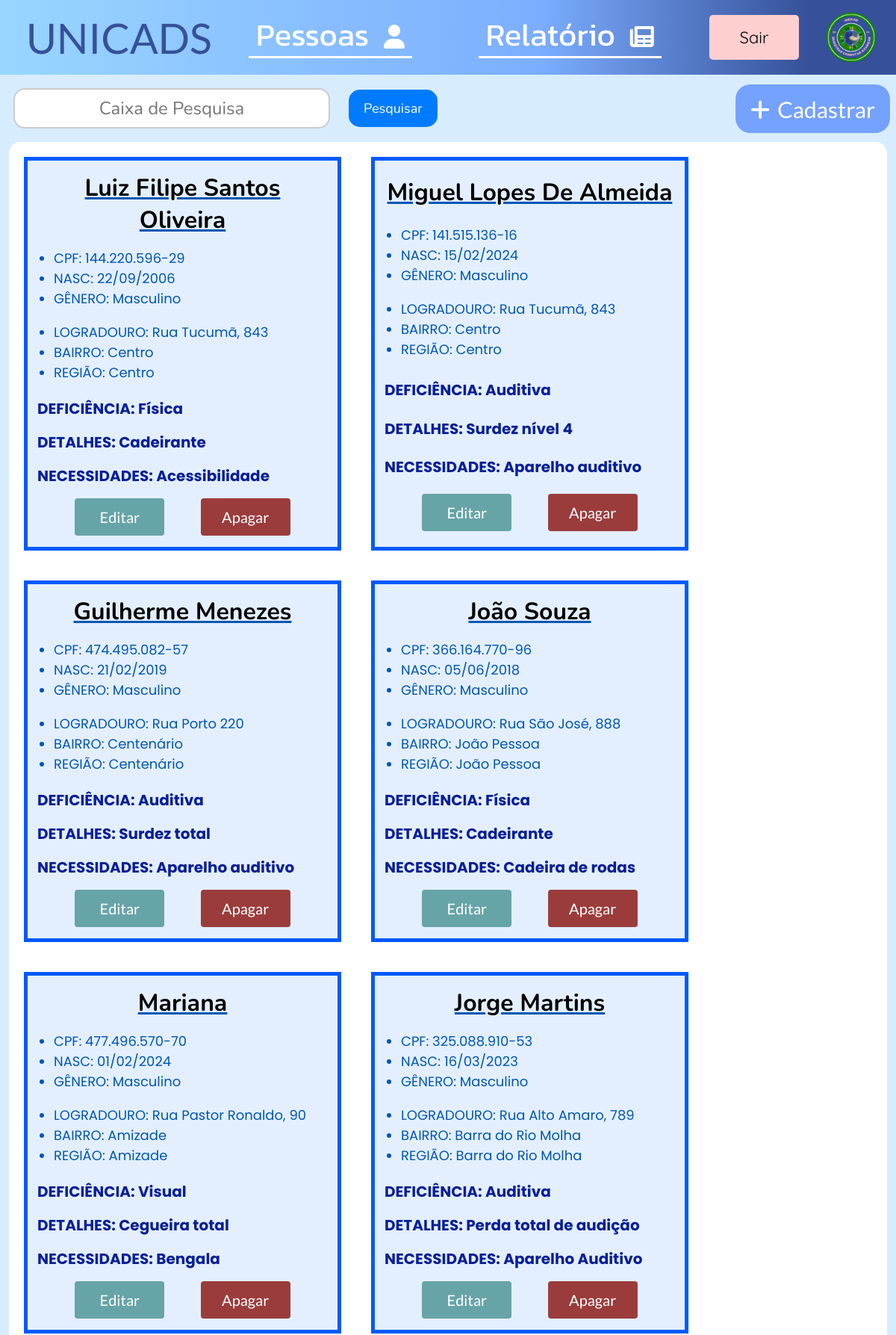
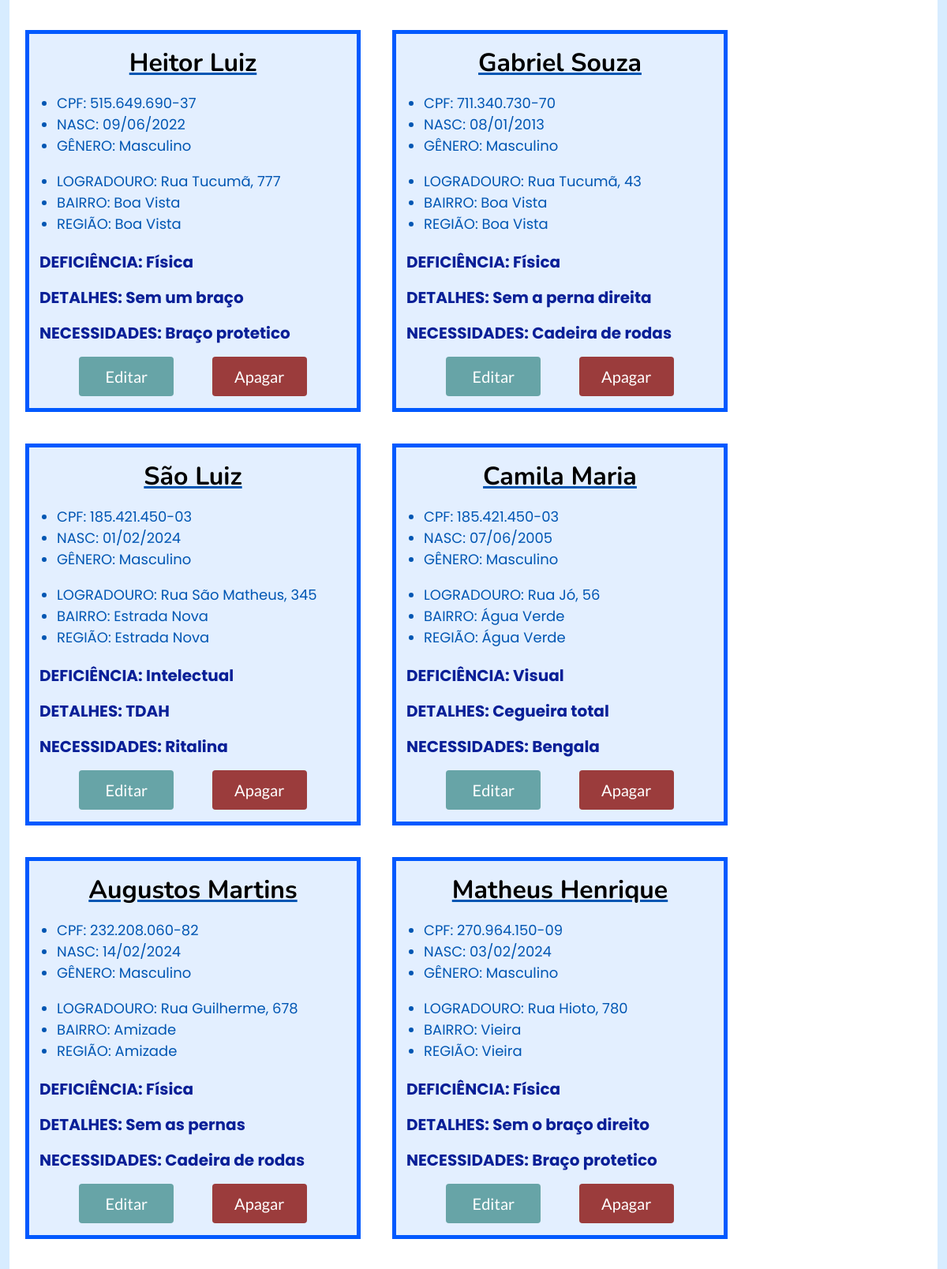
The page /pessoas/ (signed in, upper part) on the database its author committed (2 pictures, top to bottom).
### base/models.py (models this page shows, shortened)
class Pessoa(models.Model):
    nome =  models.CharField(max_length=200, blank=False, null=False)
    cpf = models.CharField(max_length=20)
    data_nasc = models.DateField()
    genero = models.CharField(
        max_length=10,
        choices=[
        ('Masculino', 'Masculino'),
        ('Feminino', 'Feminino'),
    ],
        default='Não informado',
    )
    endereco = models.ForeignKey(Endereco, on_delete=models.SET_NULL, null=True, default=None)
    deficiencia = models.CharField(max_length=15,
                                   choices=[
                                        ('Física', 'Física'),
                                        ('Auditiva', 'Auditiva'),
                                        ('Visual', 'Visual'),
                                        ('Intelectual', 'Intelectual'),
                                        ('Psicossocial', 'Psicossocial'),
                                   ],
                                   default='Não informada')
    detalhes = models.CharField(max_length=300, default='Não Fornecido')
    necessidades = models.CharField(max_length=300, default='Não Fornecida')

class Endereco(models.Model):
    BAIRROS_CHOICES = [
        ('Água Verde', 'Água Verde'),
        ('Águas Claras', 'Águas Claras'),
        ('Amizade', 'Amizade'),
        ('Barra do Rio Cerro', 'Barra do Rio Cerro'),
        ('Barra do Rio Molha', 'Barra do Rio Molha'),
        ('Boa Vista', 'Boa Vista'),
        ('Braço Ribeirão Cavalo', 'Braço Ribeirão Cavalo'),
        ('Centenário', 'Centenário'),
        ('Centro', 'Centro'),
        ('Chico de Paulo', 'Chico de Paulo'),
        ('Czerniewicz', 'Czerniewicz'),
        ('Estrada Nova', 'Estrada Nova'),
        ('Ilha da Figueira', 'Ilha da Figueira'),
        ('Jaraguá 84', 'Jaraguá 84'),
        ('Jaraguá 99', 'Jaraguá 99'),
        ('Jaraguá Esquerdo', 'Jaraguá Esquerdo'),
        ('João Pessoa', 'João Pessoa'),
        ('Nereu Ramos', 'Nereu Ramos'),
        ('Nova Brasília', 'Nova Brasília'),
        ('Parque Malwee', 'Parque Malwee'),
        ('Rau', 'Rau'),
        ('Ribeirão Cavalo', 'Ribeirão Cavalo'),
        ('Rio Cerro I', 'Rio Cerro I'),
        ('Rio Cerro II', 'Rio Cerro II'),
        ('Rio da Luz', 'Rio da Luz'),
        ('Rio Molha', 'Rio Molha'),
        ('Santa Luzia', 'Santa Luzia'),
        ('Santo Antônio', 'Santo Antônio'),
        ('São Luís', 'São Luís'),
        ('Tifa Martins', 'Tifa Martins'),
        ('Tifa Monos', 'Tifa Monos'),
        ('Três Rios do Norte', 'Três Rios do Norte'),
        ('Três Rios do Sul', 'Três Rios do Sul'),
        ('Vieira', 'Vieira'),
        ('Vila Baependi', 'Vila Baependi'),
        ('Vila Lalau', 'Vila Lalau'),
        ('Vila Lenzi', 'Vila Lenzi'),
        ('Vila Nova', 'Vila Nova'),
    ]
    logradouro = models.CharField(max_length=200)
    bairro = models.CharField(max_length=100,
                                choices=BAIRROS_CHOICES, default='Não Informado')
    regiao = models.CharField(max_length=100)

### base/views.py (the view, shortened to what this page needs)
# urls.py: path('pessoas/', views.pessoas, name='pessoas'),
@login_required(login_url="login/")
def pessoas(request):
    pessoas = Pessoa.objects.all()
    pesquisa = request.GET.get('pesquisa')
    for pessoa in pessoas:
        data_nasc_formatada = pessoa.data_nasc.strftime('%d/%m/%Y')
        pessoa.data_nasc = datetime.strptime(data_nasc_formatada, '%d/%m/%Y')
    return render(request, 'pessoas.html', {'pessoas':pessoas})

### base/templates/pessoas.html (shortened to what this page needs)
{% extends "base.html" %}
{% load static %}
{% block css %}{% static 'css/pessoas.css' %}{% endblock %}
{% block conteudo %}
<link rel="stylesheet" href="https://cdnjs.cloudflare.com/ajax/libs/font-awesome/6.0.0-beta3/css/all.min.css">
<main>
    <div class="cima">
        <form method="get" class="caixa-de-pesquisa">
            <div class="caixa">
                <input type="text" name="pesquisa" id="id_pesquisa" autocomplete="off" placeholder="Caixa de Pesquisa">
            </div>
            <div class="botao">
                    <button type="submit" class="btn">Pesquisar</button>
            </div>
        </form>
        <div class="cadastrar">
            <form action="{% url 'cadastro' %}">
                <button class="cadastro" type="submit"><i class="fas fa-plus"></i>Cadastrar</button>
            </form>
        </div>
    </div>
    <div class="conteudo">
        {% for pessoa in pessoas %}
        <div class="pessoa">
            <h1 class="nome">{{ pessoa.nome }}</h1>
            <ul>
                <li>CPF: {{ pessoa.cpf }}</li>
                <li>NASC: {{ pessoa.data_nasc|date:"d/m/Y" }}</li>
                {% if pessoa.genero == 'Masculino' %}
                <li>GÊNERO: Masculino</li>
                {% else %}
                <li>GÊNERO: Feminino</li>
                {% endif %}
                <br>
                <li>LOGRADOURO: {{ pessoa.endereco.logradouro }}</li>
                <li>BAIRRO: {{ pessoa.endereco.bairro }}</li>
                <li>REGIÃO: {{ pessoa.endereco.regiao }}</li>
            </ul>
            <p class="deficiencia">DEFICIÊNCIA: {{ pessoa.deficiencia }}</p>
            {% if pessoa.detalhes %}
            <p class="detalhes">DETALHES: {{ pessoa.detalhes }}</p>
            {% else %}
            <p class="detalhes">DETALHES: Não Informado</p>
            {% endif %}
            {% if pessoa.necessidades %}
            <p class="necessidades">NECESSIDADES: {{ pessoa.necessidades }}</p>
            {% else %}
            <p class="necessidades">NECESSIDADES: Não Informada</p>
            {% endif %}
            <div class="botoes">
                <form method="POST" action="{% url 'editar' pessoa.id %}">
                    <button class="editar">Editar</button>
                </form>
                <form method="POST" action="{% url 'apagar' pessoa.id %}" >
                    <button type="submit" onclick="return confirm('Tem certeza que deseja apagar esta pessoa?')" class="apagar">Apagar</button>
                </form>
            </div>
        </div>
        {% endfor %}
    </div>
</main>
{% endblock %}

### static/css/pessoas.css (style rules this page uses)
main { display: flex; flex-direction: column; align-items: center; }
.cima { width: 97%; display: flex; align-items: center; justify-content: space-between; margin-top: 10px; }
.cadastro { width: 100%; padding: 15px; height: 65px; margin-left: 10px; font-size: 30px; font-family: 'Lato'; background-color: rgb(117, 161, 255); color: #fff; border: none; border-radius: 20px; cursor: pointer; transition: background 0.3s ease; }
.cadastro i { margin-right: 10px; }
.caixa-de-pesquisa { width: fit-content; height: 70px; margin-right: 30px; display: flex; align-items: center; justify-content: flex-end; }
.caixa { display: flex; justify-content: center; align-items: center; margin-right: 15px; }
.caixa input[type="text"] { text-align: center; height: 30px; width: 400px; padding: 10px; border: 2px solid #ccc; border-radius: 15px; font-size: 24px; font-family: 'Nunito'; outline: none; }
.botao button { height: 50px; margin-left: 10px; padding: 0 20px; background-color: #007bff; color: #fff; border: none; border-radius: 15px; font-size: 18px; font-family: 'Nunito'; cursor: pointer; transition: background-color 0.3s ease; }
.conteudo { display: flex; flex-wrap: wrap; justify-content: flex-start; margin-top: 10px; min-height: 600px; width: 98%; background-color: #ffffff; border-radius: 15px; }
.pessoa { display: flex; flex-direction: column; justify-content: space-evenly; margin: 20px; padding: 15px; min-width: 385px; max-width: 385px; min-height: 200px; background-color: #e3efff; border: 5px solid rgb(0, 89, 255); }
.pessoa h1 { word-wrap: break-word; text-align: center; margin-bottom: 0px; margin-top: 0px; text-decoration: #0056b3 underline; font-family: 'Nunito'; }
.pessoa li { margin-left: -20px; font-size: 18px; font-family: 'Poppins'; color: #0056b3; }
.pessoa ul { margin-bottom: 0px; }
.deficiencia, .necessidades, .detalhes { word-wrap: break-word; margin-top: 20px; margin-left: -2px; margin-bottom: -5px; font-size: 20px; font-weight: bold; text-justify: auto; font-family: 'Poppins'; color: rgb(9, 31, 151); }
.botoes { display: flex; justify-content: space-evenly; align-content: center; }
.editar, .apagar { margin-top: 20px; width: 120px; height: 50px; font-family: 'Lato'; font-size: 20px; color: #fff; border: none; border-radius: 4px; cursor: pointer; transition: background 0.3s ease; }
.editar { background-color: rgb(103, 164, 167); }
.apagar { background-color: rgb(155, 60, 60); }

### base/templates/base.html (style rules this page uses)
body { margin: 0; padding: 0; min-height: 900px; min-width: fit-content; background-color: rgb(215, 236, 255); }

### rows shown on the page
Pessoa: nome "Luiz Filipe Santos Oliveira", cpf "144.220.596-29", data_nasc "22/09/2006", genero "GÊNERO: Masculino", endereco.logradouro "Rua Tucumã, 843", endereco.bairro "Centro", endereco.regiao "Centro", deficiencia "Física", detalhes "Cadeirante", necessidades "Acessibilidade"
Pessoa: nome "Miguel Lopes De Almeida", cpf "141.515.136-16", data_nasc "15/02/2024", genero "GÊNERO: Masculino", endereco.logradouro "Rua Tucumã, 843", endereco.bairro "Centro", endereco.regiao "Centro", deficiencia "Auditiva", detalhes "Surdez nível 4", necessidades "Aparelho auditivo"
Pessoa: nome "Guilherme Menezes", cpf "474.495.082-57", data_nasc "21/02/2019", genero "GÊNERO: Masculino", endereco.logradouro "Rua Porto 220", endereco.bairro "Centenário", endereco.regiao "Centenário", deficiencia "Auditiva", detalhes "Surdez total", necessidades "Aparelho auditivo"
Pessoa: nome "João Souza", cpf "366.164.770-96", data_nasc "05/06/2018", genero "GÊNERO: Masculino", endereco.logradouro "Rua São José, 888", endereco.bairro "João Pessoa", endereco.regiao "João Pessoa", deficiencia "Física", detalhes "Cadeirante", necessidades "Cadeira de rodas"
Pessoa: nome "Mariana", cpf "477.496.570-70", data_nasc "01/02/2024", genero "GÊNERO: Masculino", endereco.logradouro "Rua Pastor Ronaldo, 90", endereco.bairro "Amizade", endereco.regiao "Amizade", deficiencia "Visual", detalhes "Cegueira total", necessidades "Bengala"
Pessoa: nome "Jorge Martins", cpf "325.088.910-53", data_nasc "16/03/2023", genero "GÊNERO: Masculino", endereco.logradouro "Rua Alto Amaro, 789", endereco.bairro "Barra do Rio Molha", endereco.regiao "Barra do Rio Molha", deficiencia "Auditiva", detalhes "Perda total de audição", necessidades "Aparelho Auditivo"
Pessoa: nome "Heitor Luiz", cpf "515.649.690-37", data_nasc "09/06/2022", genero "GÊNERO: Masculino", endereco.logradouro "Rua Tucumã, 777", endereco.bairro "Boa Vista", endereco.regiao "Boa Vista", deficiencia "Física", detalhes "Sem um braço", necessidades "Braço protetico"
Pessoa: nome "Gabriel Souza", cpf "711.340.730-70", data_nasc "08/01/2013", genero "GÊNERO: Masculino", endereco.logradouro "Rua Tucumã, 43", endereco.bairro "Boa Vista", endereco.regiao "Boa Vista", deficiencia "Física", detalhes "Sem a perna direita", necessidades "Cadeira de rodas"
Pessoa: nome "São Luiz", cpf "185.421.450-03", data_nasc "01/02/2024", genero "GÊNERO: Masculino", endereco.logradouro "Rua São Matheus, 345", endereco.bairro "Estrada Nova", endereco.regiao "Estrada Nova", deficiencia "Intelectual", detalhes "TDAH", necessidades "Ritalina"
Pessoa: nome "Camila Maria", cpf "185.421.450-03", data_nasc "07/06/2005", genero "GÊNERO: Masculino", endereco.logradouro "Rua Jó, 56", endereco.bairro "Água Verde", endereco.regiao "Água Verde", deficiencia "Visual", detalhes "Cegueira total", necessidades "Bengala"
Pessoa: nome "Augustos Martins", cpf "232.208.060-82", data_nasc "14/02/2024", genero "GÊNERO: Masculino", endereco.logradouro "Rua Guilherme, 678", endereco.bairro "Amizade", endereco.regiao "Amizade", deficiencia "Física", detalhes "Sem as pernas", necessidades "Cadeira de rodas"
Pessoa: nome "Matheus Henrique", cpf "270.964.150-09", data_nasc "03/02/2024", genero "GÊNERO: Masculino", endereco.logradouro "Rua Hioto, 780", endereco.bairro "Vieira", endereco.regiao "Vieira", deficiencia "Física", detalhes "Sem o braço direito", necessidades "Braço protetico"
